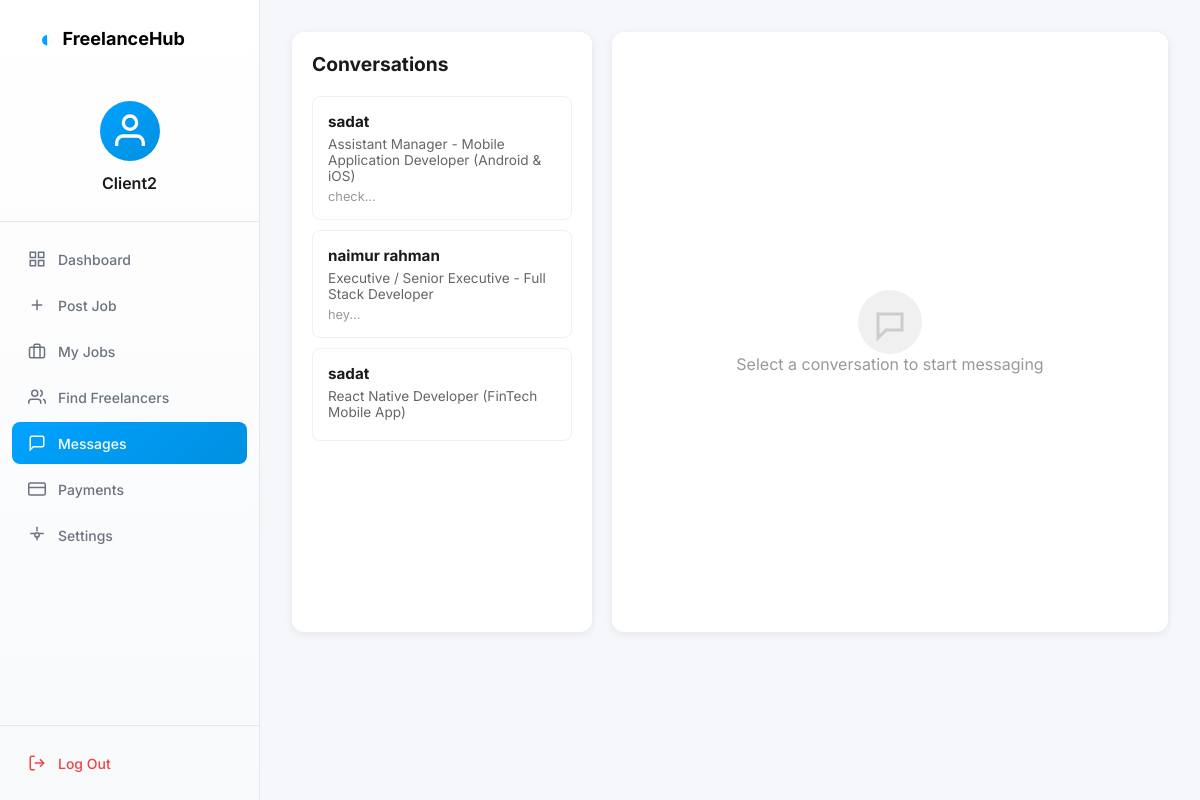
Screenshot of /client/dashboard.php?page=messages (signed in) with the database file from the repository.
### tables this page shows
CREATE TABLE `hired_freelancers` (
  `hire_id` int(11) NOT NULL,
  `job_id` int(11) NOT NULL,
  `freelancer_id` int(11) NOT NULL,
  `client_id` int(11) NOT NULL,
  `hired_at` timestamp NOT NULL DEFAULT current_timestamp(),
  `status` enum('active','completed','cancelled') DEFAULT 'active'
);

CREATE TABLE `freelancers` (
  `freelancer_id` int(11) NOT NULL,
  `full_name` varchar(100) NOT NULL,
  `email` varchar(150) NOT NULL,
  `password` varchar(255) NOT NULL,
  `skill_id` int(11) DEFAULT NULL,
  `test_score` decimal(5,2) DEFAULT NULL,
  `status` enum('active','suspended') DEFAULT 'active',
  `created_at` timestamp NOT NULL DEFAULT current_timestamp(),
  `is_verified` tinyint(1) DEFAULT 0,
  `bio` text DEFAULT NULL,
  `profile_picture` varchar(255) DEFAULT NULL,
  `is_suspended` tinyint(1) DEFAULT 0
);

CREATE TABLE `jobs` (
  `job_id` int(11) NOT NULL,
  `client_id` int(11) NOT NULL,
  `skill_id` int(11) NOT NULL,
  `job_title` varchar(150) DEFAULT NULL,
  `job_description` text DEFAULT NULL,
  `status` enum('open','closed') DEFAULT 'open',
  `is_hired` tinyint(1) DEFAULT 0,
  `hired_freelancer_id` int(11) DEFAULT NULL,
  `hired_at` timestamp NULL DEFAULT NULL,
  `budget` decimal(10,2) DEFAULT NULL,
  `created_at` timestamp NOT NULL DEFAULT current_timestamp()
);

### client/pages/messages.php (the view, shortened to what this page needs)
<?php
$client_id = $_SESSION['client_id'];
$selected_job_id = $_GET['job_id'] ?? 0;
$jobs_query = $conn->query("
    SELECT
        hf.job_id,
        j.job_title,
        f.full_name as freelancer_name,
        hf.status,
        (SELECT message_text FROM messages WHERE job_id = hf.job_id ORDER BY created_at DESC LIMIT 1) as last_message,
        (SELECT created_at FROM messages WHERE job_id = hf.job_id ORDER BY created_at DESC LIMIT 1) as last_message_time
    FROM hired_freelancers hf
    JOIN jobs j ON hf.job_id = j.job_id
    JOIN freelancers f ON hf.freelancer_id = f.freelancer_id
    WHERE hf.client_id = $client_id
    ORDER BY last_message_time DESC
");
?>
<link rel="stylesheet" href="css/messages.css">
<div class="messages-container">
    <div class="messages-sidebar">
        <h3>Conversations</h3>
        <?php if ($jobs_query && $jobs_query->num_rows > 0): ?>
            <div class="conversations-list">
                <?php while ($job = $jobs_query->fetch_assoc()): ?>
                    <a href="dashboard.php?page=messages&job_id=<?= $job['job_id'] ?>"
                       class="conversation-item <?= $selected_job_id == $job['job_id'] ? 'active' : '' ?>">
                        <div class="conv-info">
                            <h4><?= htmlspecialchars($job['freelancer_name']) ?></h4>
                            <p class="conv-job"><?= htmlspecialchars($job['job_title']) ?></p>
                            <?php if ($job['last_message']): ?>
                                <p class="conv-preview"><?= htmlspecialchars(substr($job['last_message'], 0, 50)) ?>...</p>
                            <?php endif; ?>
                        </div>
                    </a>
                <?php endwhile; ?>
            </div>
        <?php else: ?>
            <p class="no-conversations">No conversations yet</p>
        <?php endif; ?>
    </div>
    <div class="messages-main">
        <?php if ($selected_job_id > 0): ?>
            <?php
            $job_stmt = $conn->prepare("
                SELECT j.job_title, f.full_name as freelancer_name, f.freelancer_id
                FROM jobs j
                JOIN hired_freelancers hf ON j.job_id = hf.job_id
                JOIN freelancers f ON hf.freelancer_id = f.freelancer_id
                WHERE j.job_id = ? AND hf.client_id = ?
            ");
            $job_stmt->bind_param("ii", $selected_job_id, $client_id);
            $job_stmt->execute();
            $job_info = $job_stmt->get_result()->fetch_assoc();
            if ($job_info):
            ?>
                <div class="chat-header">
                    <h3><?= htmlspecialchars($job_info['freelancer_name']) ?></h3>
                    <p><?= htmlspecialchars($job_info['job_title']) ?></p>
                </div>
                <div class="chat-messages" id="chatMessages">
                    <?php
                    $messages_query = $conn->prepare("
                        SELECT message_text, sender_type, created_at
                        FROM messages
                        WHERE job_id = ?
                        ORDER BY created_at ASC
                    ");
                    $messages_query->bind_param("i", $selected_job_id);
                    $messages_query->execute();
                    $messages = $messages_query->get_result();
                    while ($msg = $messages->fetch_assoc()):
                    ?>
                        <div class="message <?= $msg['sender_type'] == 'client' ? 'sent' : 'received' ?>">
                            <div class="message-bubble">
                                <p><?= nl2br(htmlspecialchars($msg['message_text'])) ?></p>
                                <span class="message-time"><?= date('h:i A', strtotime($msg['created_at'])) ?></span>
                            </div>
                        </div>
                    <?php endwhile; ?>
                </div>
                <form class="chat-input-form" method="POST" action="actions/send_message.php">
                    <input type="hidden" name="job_id" value="<?= $selected_job_id ?>">
                    <input type="text" name="message" placeholder="Type your message..." required>
                    <button type="submit">Send</button>
                </form>
            <?php else: ?>
                <div class="empty-chat">
                    <p>Conversation not found</p>
                </div>
            <?php endif; ?>
        <?php else: ?>
            <div class="empty-chat">
                <svg width="64" height="64" viewBox="0 0 64 64" fill="none">
                    <circle cx="32" cy="32" r="32" fill="#f0f0f0"/>
                    <path d="M20 24h24v16H28l-8 8v-8z" stroke="#ccc" stroke-width="3" stroke-linecap="round"/>
                </svg>
                <p>Select a conversation to start messaging</p>
            </div>
        <?php endif; ?>
    </div>
</div>

### client/css/client_dashboard.css (style rules this page uses)
* { margin: 0; padding: 0; box-sizing: border-box; }
body { font-family: 'Inter', -apple-system, BlinkMacSystemFont, 'Segoe UI', sans-serif; background-color: #f5f7fa; color: #333; }

### client/css/messages.css (style rules this page uses)
.messages-container { display: flex; gap: 20px; height: calc(100vh - 200px); }
.messages-sidebar { width: 300px; background: #fff; border-radius: 12px; padding: 20px; box-shadow: 0 2px 8px rgba(0, 0, 0, 0.08); overflow-y: auto; }
.messages-sidebar h3 { margin: 0 0 20px 0; font-size: 1.2rem; color: #1a1a1a; }
.conversations-list { display: flex; flex-direction: column; gap: 10px; }
.conversation-item { padding: 15px; border-radius: 8px; text-decoration: none; transition: background 0.2s ease; border: 1px solid #f0f0f0; }
.conv-info h4 { margin: 0 0 5px 0; font-size: 0.95rem; color: #1a1a1a; }
.conv-job { font-size: 0.85rem; color: #666; margin: 0 0 5px 0; }
.conv-preview { font-size: 0.8rem; color: #999; margin: 0; }
.messages-main { flex: 1; background: #fff; border-radius: 12px; box-shadow: 0 2px 8px rgba(0, 0, 0, 0.08); display: flex; flex-direction: column; }
.empty-chat { flex: 1; display: flex; flex-direction: column; align-items: center; justify-content: center; color: #999; }

### rows the page displays
hired_freelancers: freelancer.full_name "sadat", job.job_title "Assistant Manager - Mobile Application Developer (Android & iOS)", last_message "check"
hired_freelancers: freelancer.full_name "naimur rahman", job.job_title "Executive / Senior Executive - Full Stack Developer", last_message "hey"
hired_freelancers: freelancer.full_name "sadat", job.job_title "React Native Developer (FinTech Mobile App)"

### other values shown
explode(' ', $client_name)[0] "Client2"
$label "Dashboard"
$label "Post Job"
$label "My Jobs"
$label "Find Freelancers"
$label "Messages"
$label "Payments"
$label "Settings"
